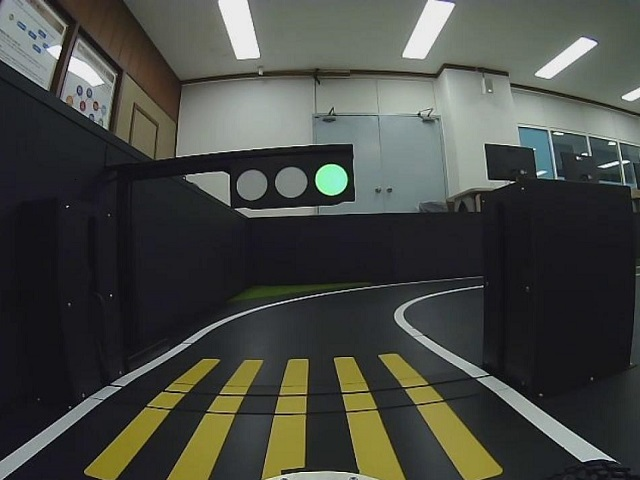
#> input picture study/my_traffic/my_traffic/python_codes/traffic_light.jpg, 640 x 480 px
$ python tf_circle_traffic_light.py
#> lines starting #> are read from the running program, lines starting #| are printed output that depends on the picture
import cv2
import numpy as np

img = cv2.imread('traffic_light.jpg', cv2.IMREAD_GRAYSCALE)
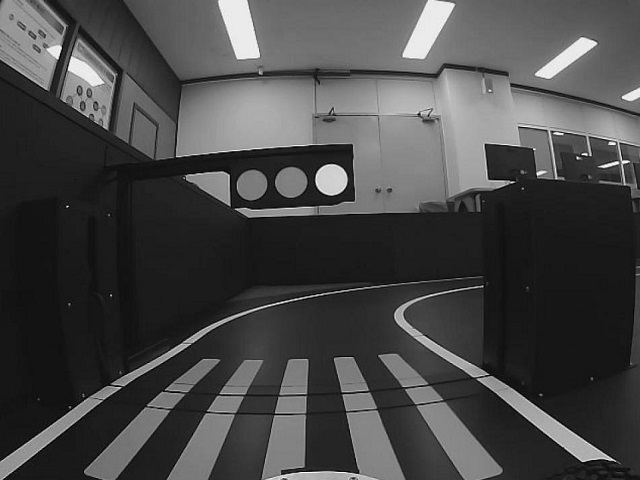
#> img: shape (480, 640); min 0, max 255, mean 71.4
blur = cv2.GaussianBlur(img, (3, 3), 0)
cimg = cv2.cvtColor(blur,cv2.COLOR_GRAY2BGR)

circles = cv2.HoughCircles(blur, cv2.HOUGH_GRADIENT,
                   1,
                   20,
                   param1=50,
                   param2=25,
                   minRadius=5,
                   maxRadius=50)
#> circles = 16 rows, first 8: [71.5, 78.5, 34.9], [40.5, 48.5, 31.6], [331.5, 179.5, 15.6], [92.5, 80.5, 29.4], [250.5, 183.5, 16.3], [290.5, 181.5, 15.1], [63.5, 99.5, 29.4], [172.5, 367.5, 28]

circles = np.round(circles[0, :]).astype("int")
#> circles = 16 rows, first 8: [72, 78, 35], [40, 48, 32], [332, 180, 16], [92, 80, 29], [250, 184, 16], [290, 182, 15], [64, 100, 29], [172, 368, 28]

# Sort the circles based on the x position of the center
circles = sorted(circles, key=lambda circle: circle[0])
#> circles = [[18, 70, 14], [22, 32, 19], [40, 48, 32], [44, 26, 17], [64, 100, 29], [72, 78, 35], [92, 80, 29], [96, 106, 24], [126, 126, 25], [146, 130, 30], [172, 368, 28], [250, 184, 16], [290, 182, 15], [332, 180, 16], [414, 100, 19], [606, 148, 18]]

for i, (x,y,r) in enumerate(circles):
    cv2.circle(cimg,(x,y),r,(0,255,0),2)
    cv2.circle(cimg,(x,y),4,(0,0,255),2)
    print(f"Circle {i} at ({x},{y}), radius={r}")
#> this loop made 16 passes
#| Circle 0 at (18,70), radius=14
#| Circle 1 at (22,32), radius=19
#| Circle 2 at (40,48), radius=32
#| Circle 3 at (44,26), radius=17
#| Circle 4 at (64,100), radius=29
#| Circle 5 at (72,78), radius=35
#| Circle 6 at (92,80), radius=29
#| Circle 7 at (96,106), radius=24
#> (further printed lines are left out)
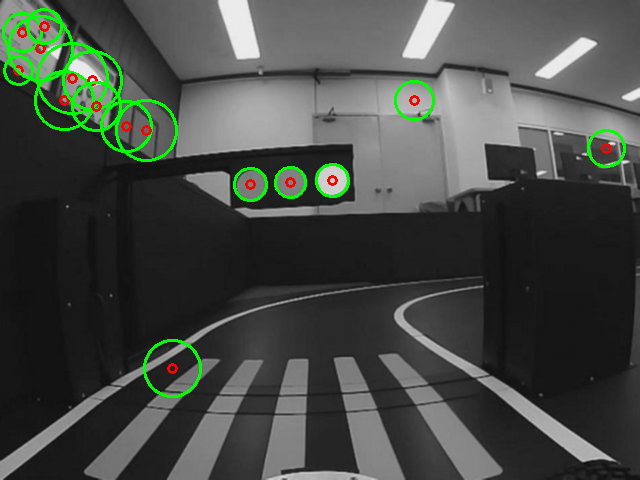
#> cimg: shape (480, 640, 3); mean B, G, R 68.9, 74.3, 69.8

cv2.imshow('img', cimg)
cv2.waitKey(0)
cv2.destroyAllWindows()

$ run again, with study/my_traffic/my_traffic/python_codes/baduk2.jpg copied over study/my_traffic/my_traffic/python_codes/traffic_light.jpg
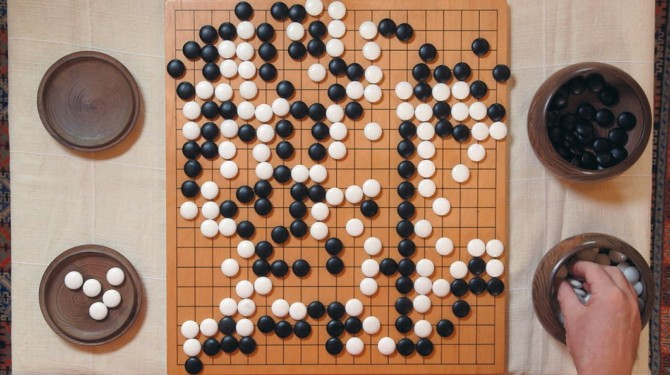
#> input picture study/my_traffic/my_traffic/python_codes/baduk2.jpg, 670 x 375 px
#> `img = cv2.imread('traffic_light.jpg', cv2.IMREAD_GRAYSCALE)`:
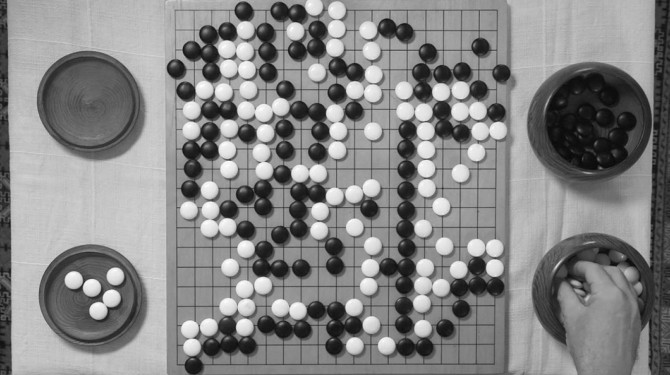
#> img: shape (375, 670); min 7, max 255, mean 133.7
#> `circles = cv2.HoughCircles(blur, cv2.HOUGH_GRADIENT, 1, 20, param1=50,..`: circles = 186 rows, first 8: [90.5, 295.5, 47.1], [86.5, 100.5, 44.9], [594.5, 120.5, 49.4], [597.5, 295.5, 49.4], [384.5, 178.5, 49.4], [399.5, 98.5, 49.4], [322.5, 137.5, 49.4], [347.5, 81.5, 48.3]
#> `circles = np.round(circles[0, :]).astype("int")`: circles = 186 rows, first 8: [90, 296, 47], [86, 100, 45], [594, 120, 49], [598, 296, 49], [384, 178, 49], [400, 98, 49], [322, 138, 49], [348, 82, 48]
#> `circles = sorted(circles, key=lambda circle: circle[0])`: circles = 186 items, first 6: [70, 88, 29], [72, 280, 8], [76, 310, 32], [86, 100, 45], [90, 296, 47], [100, 118, 43]
#> the loop `for i, (x,y,r) in enumerate(circles):` made 186 passes
#> (printed output is left out)
#> after the loop `for i, (x,y,r) in enumerate(circles):`:
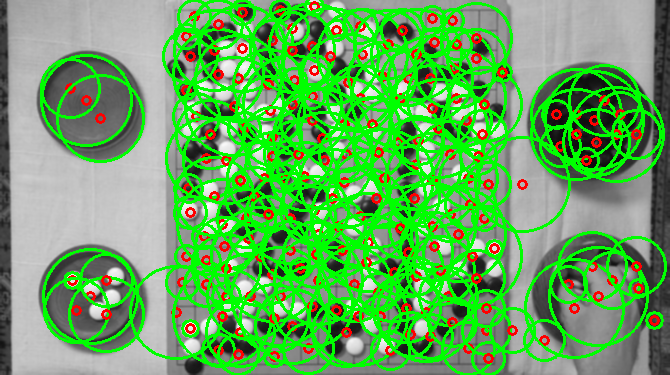
#> cimg: shape (375, 670, 3); mean B, G, R 91.8, 169.8, 101

$ run again, with study/my_traffic/my_traffic/python_codes/stopline.png saved as study/my_traffic/my_traffic/python_codes/traffic_light.jpg
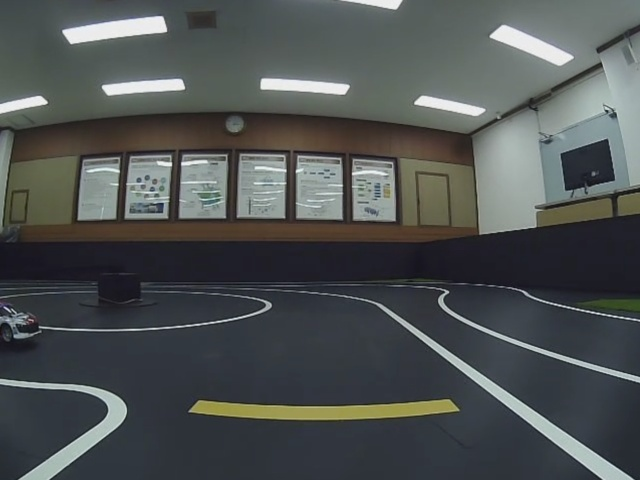
#> input picture study/my_traffic/my_traffic/python_codes/stopline.png, 640 x 480 px
#> `img = cv2.imread('traffic_light.jpg', cv2.IMREAD_GRAYSCALE)`:
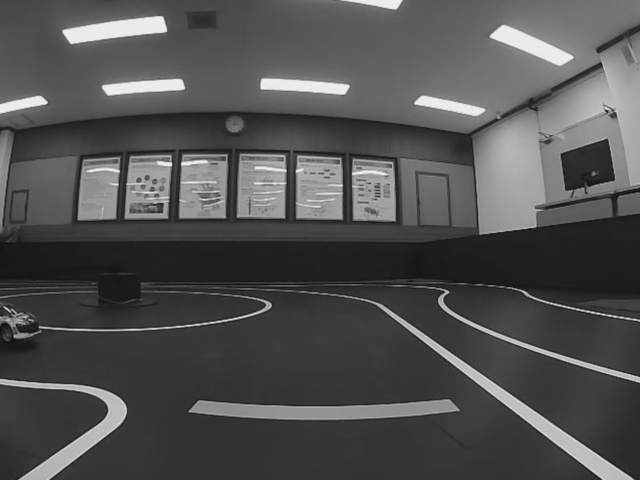
#> img: shape (480, 640); min 16, max 243, mean 81.4
#> `circles = cv2.HoughCircles(blur, cv2.HOUGH_GRADIENT, 1, 20, param1=50,..`: circles = 26 rows, first 8: [318.5, 192.5, 33.8], [278.5, 182.5, 33.8], [337.5, 185.5, 33.8], [270.5, 152.5, 40.5], [94.5, 190.5, 32.7], [202.5, 175.5, 29.3], [152.5, 181.5, 23.9], [191.5, 211.5, 29.3]
#> `circles = np.round(circles[0, :]).astype("int")`: circles = 26 rows, first 8: [318, 192, 34], [278, 182, 34], [338, 186, 34], [270, 152, 40], [94, 190, 33], [202, 176, 29], [152, 182, 24], [192, 212, 29]
#> `circles = sorted(circles, key=lambda circle: circle[0])`: circles = 26 items, first 6: [22, 304, 16], [24, 326, 7], [54, 212, 29], [94, 190, 33], [136, 168, 14], [140, 208, 24]
#> the loop `for i, (x,y,r) in enumerate(circles):` made 26 passes
#> (printed output is left out)
#> after the loop `for i, (x,y,r) in enumerate(circles):`:
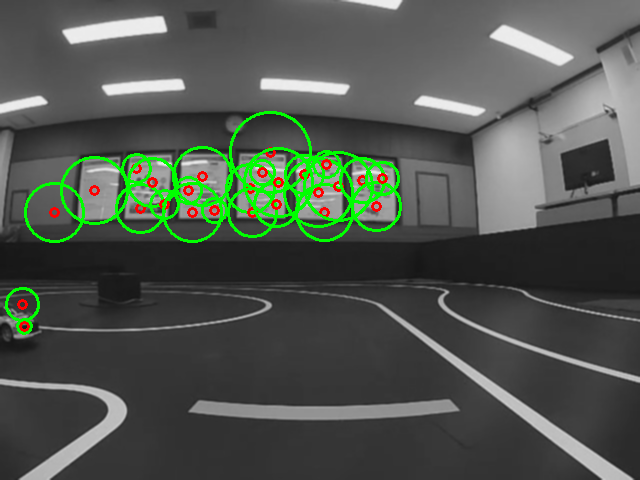
#> cimg: shape (480, 640, 3); mean B, G, R 77.5, 85.5, 78.8
